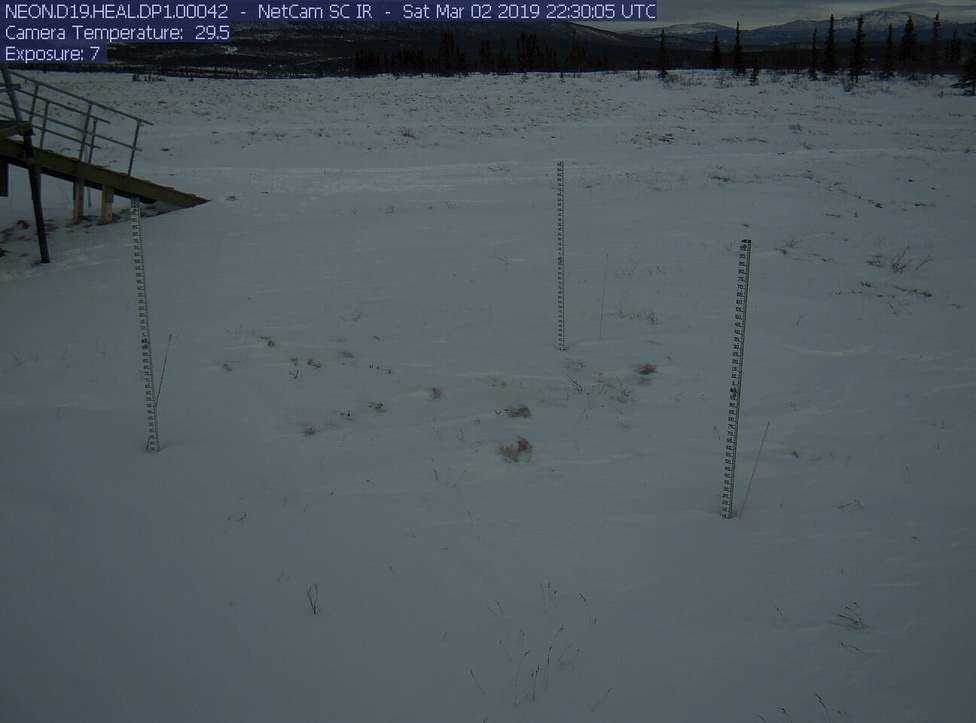
#> input picture Li/project/snow_test.jpg, 976 x 723 px, shrunk from 1296 x 960 before the run
$ python test3.py
#> lines starting #> are read from the running program, lines starting #| are printed output that depends on the picture; after the words box and inside, x2 and y2 are one past the last pixel; in counts of white or black regions, pixels touching at a corner belong together
# HSV
# Hue corresponds to color components
# Saturation is amount of color (depth of pigment or dominance of hue)
# Value is brightness of color

import cv2
import numpy as np

# dummy function
def nothing(x):
    pass

# trackbar to adjust lower and upper foundation
cv2.namedWindow("Tracking")

cv2.createTrackbar("LH", "Tracking", 0, 255, nothing) #Lower Hue 0/255
#> slider 'LH' is set to 51
cv2.createTrackbar("LS", "Tracking", 0, 255, nothing) #Lower Sat
#> slider 'LS' is set to 51
cv2.createTrackbar("LV", "Tracking", 0, 255, nothing) #Lower Value
#> slider 'LV' is set to 51
cv2.createTrackbar("UH", "Tracking", 255, 255, nothing) #Upper Hue
cv2.createTrackbar("US", "Tracking", 255, 255, nothing) #Upper Sat
cv2.createTrackbar("UV", "Tracking", 255, 255, nothing) #Upper Value

while True:
    frame = cv2.imread('snow_test.jpg')
#> frame is the input picture: shape (723, 976, 3); mean B, G, R 96.1, 89.5, 78.2

    # converts bgr to hsv
    hsv = cv2.cvtColor(frame, cv2.COLOR_BGR2HSV)
#> hsv: shape (723, 976, 3); mean H, S, V 99.1, 50.4, 96.2

    #
    l_h = cv2.getTrackbarPos("LH", "Tracking") # 59
    l_s = cv2.getTrackbarPos("LS", "Tracking") # 57
    l_v = cv2.getTrackbarPos("LV", "Tracking") # 0

    u_h = cv2.getTrackbarPos("UH", "Tracking")
    u_s = cv2.getTrackbarPos("US", "Tracking")
    u_v = cv2.getTrackbarPos("UV", "Tracking") #75

    # lower range and upper values of HSV of image
    l_b = np.array([l_h, l_s, l_v])
    u_b = np.array([u_h, u_s, u_v])


    # ex: blue mask + frame = res with only blue

    # mask allows us to focus only on the portions of the image that interests us
    mask = cv2.inRange(hsv, l_b, u_b)
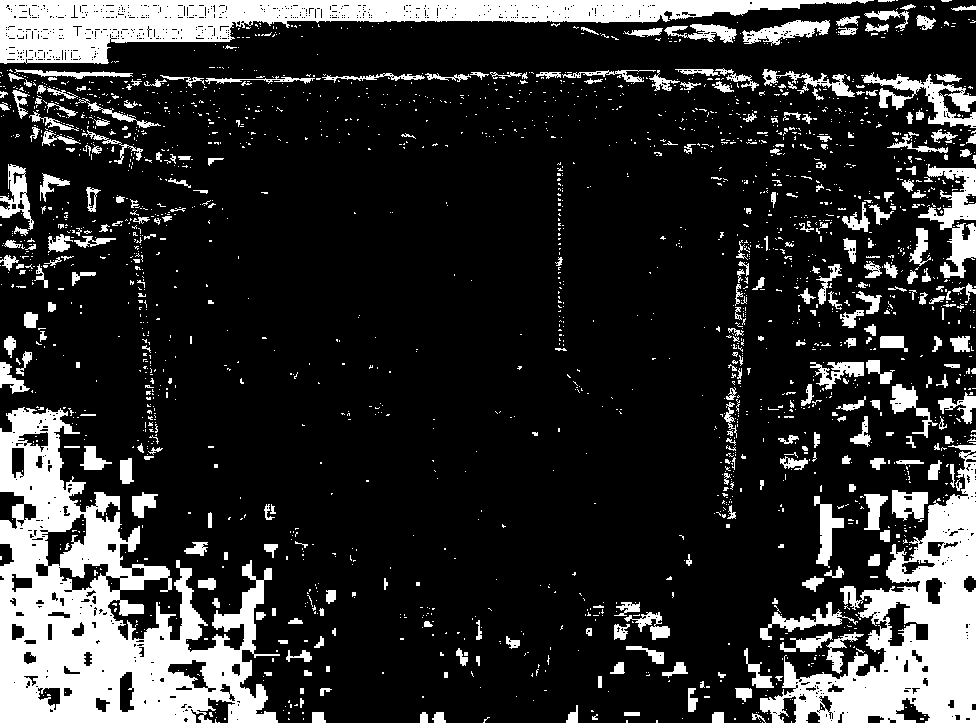
#> mask: shape (723, 976); 18.6% white; 2177 white regions (1860 under 20 px), largest, box (x1, y1, x2, y2) and area: (0, 407, 280, 723) 40242, (0, 0, 874, 64) 22320, (760, 445, 976, 723) 21997

    # frame + mask = result
    res = cv2.bitwise_and(frame, frame, mask = mask)
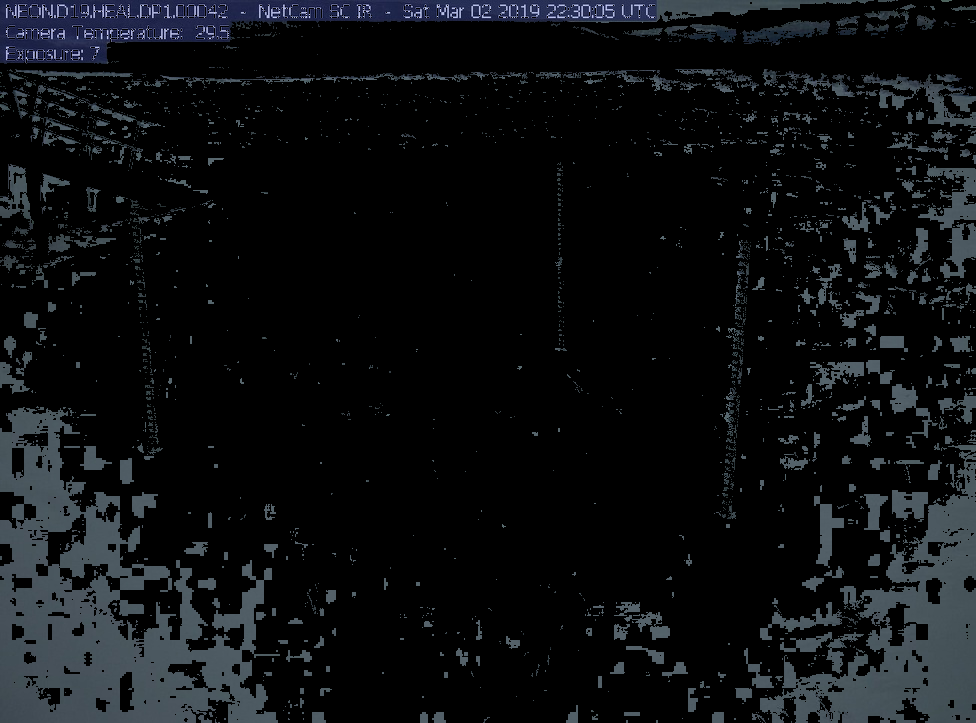
#> res: shape (723, 976, 3); mean B, G, R 17.2, 15, 12.8

    cv2.imshow("frame", frame) # original
    cv2.imshow("mask", mask) # mask
    cv2.imshow("res", res) # res

    k = cv2.waitKey(1)
#> (key Esc is pressed here)


    if k == 27: # escape key
        break
    elif k == ord('s'): # accepts a string argument; s key
        cv2.imwrite('test.jpg', res) #  create copy
        cv2.destroyAllWindows()
cv2.destroyAllWindows()
